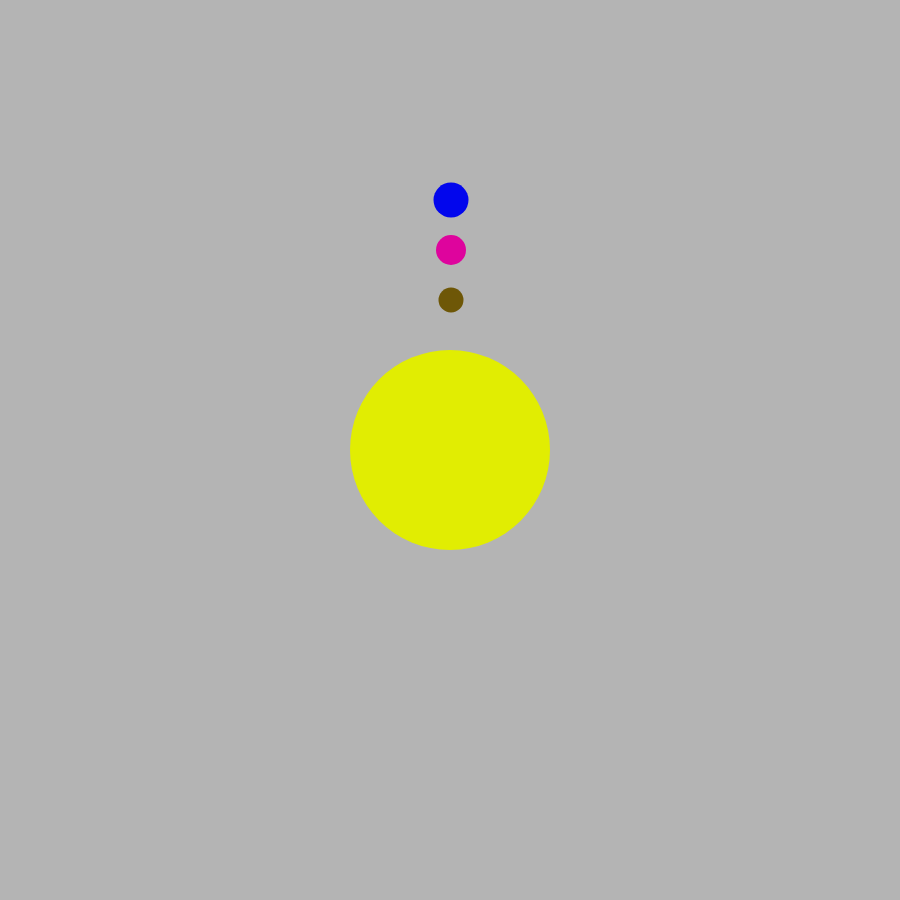
Frame 1 (no input)
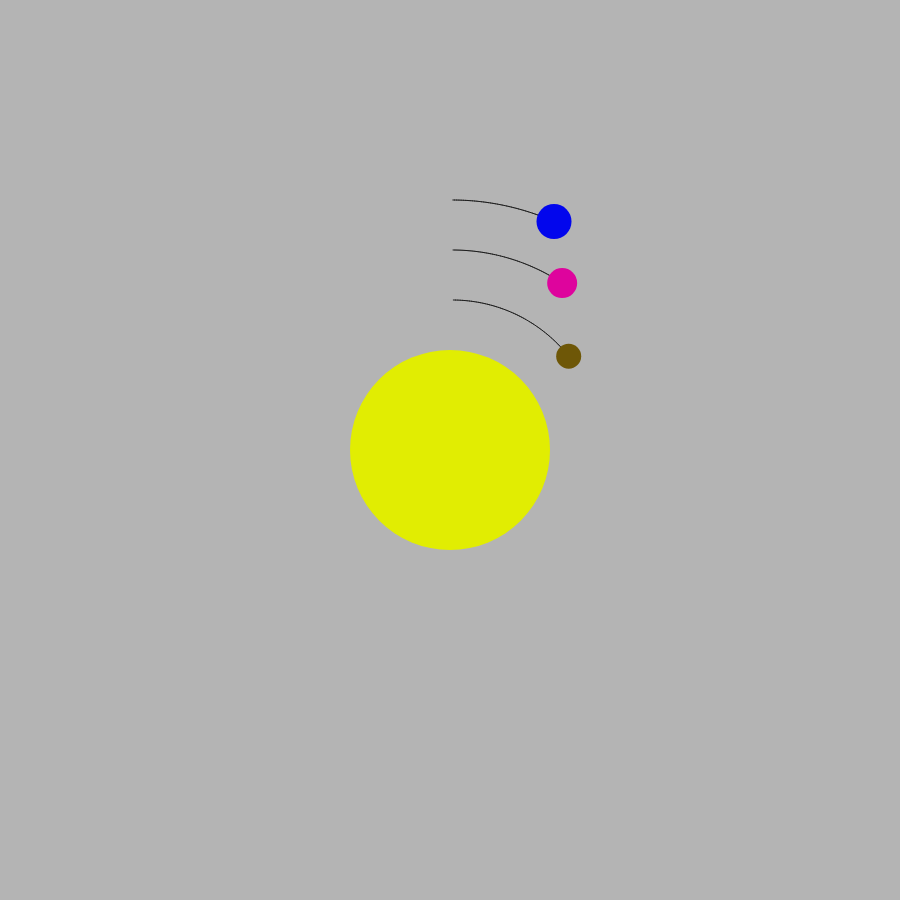
Frame 60 (no input)
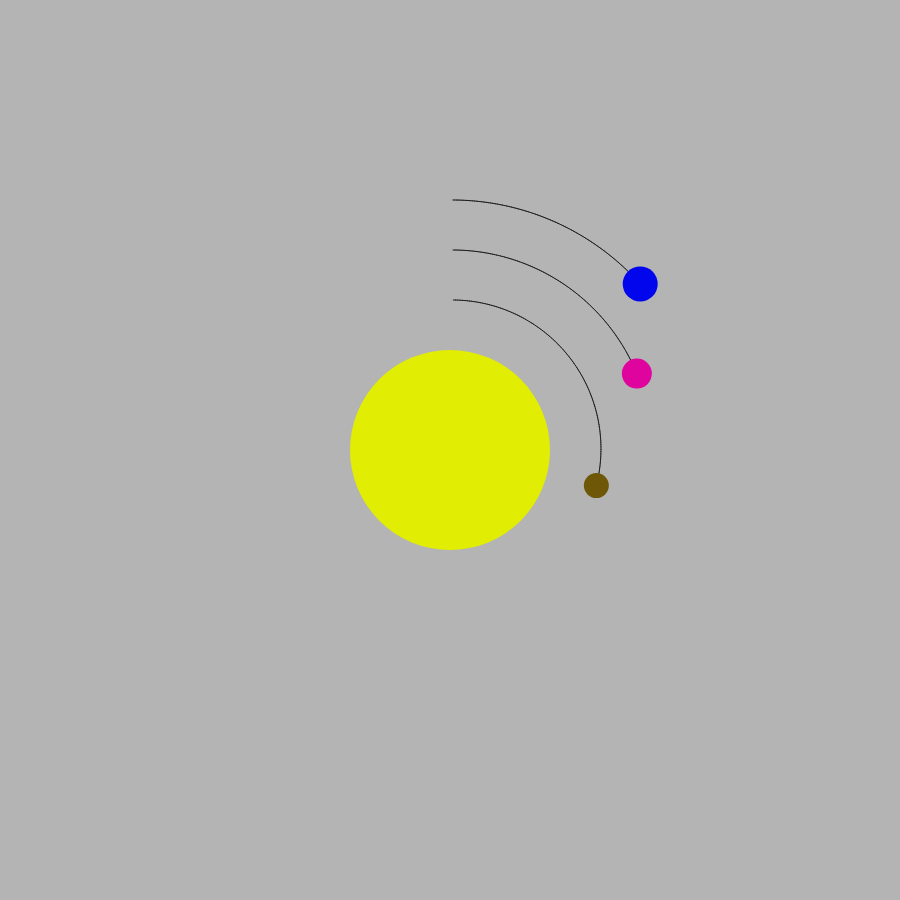
Frame 120 (the mouse pressed at the canvas centre since frame 60)

The p5.js sketch that drew these frames (run headless with seeded random() and noise() and a simulated clock; from frame 60 on, the mouse is pressed at the canvas centre):

// p5.js sketch
// ── sketch.js
let sol
let mercurio 
let venus
let terra
let marte
let jupter
let saturno
let urano
let neturno

let windowW = 900//window.screen.width
let windowH = 900//window.screen.height
let GRAVIDADE = 4

function setup() {
  createCanvas(windowW,windowH)
  sol = new Astro(200, createVector(0, 0), createVector(0, 0))
  mercurio = new Astro(25, createVector(1, -150), createVector(2.3, 0))
  venus = new Astro(30, createVector(1, -200), createVector(2, 0))
  terra = new Astro(35, createVector(1, -250), createVector(1.8, 0))
}

function draw() {
  
  translate(width/2, height/2);
  background(180)

  mercurio.desenhar('#6e5707')
  terra.desenhar('#0206ed')
  venus.desenhar('#de049d')
  
  mercurio.atulizar()
  terra.atulizar()
  venus.atulizar()

  sol.desenhar('#e1ed02')
  sol.gravidade(terra)
  sol.gravidade(mercurio)
  sol.gravidade(venus)
}
// ── Astro.js
class Astro{
  constructor(_massa, _posicao, _velocidade){
    this.massa = _massa
    this.posicao = _posicao
    this.velocidade = _velocidade
    this.raio = this.massa
    this.path = []
  }

  desenhar(cor){
    
    stroke(30)
    for(let i = 0; i < this.path.length -2; i++){
      line(this.path[i].x, this.path[i].y, this.path[i+1].x, this.path[i+1].y)
    }
    noStroke()
    fill(cor)
    ellipse(this.posicao.x, this.posicao.y, this.raio, this.raio)
   
  }

  atulizar(){
    this.posicao.x += this.velocidade.x
    this.posicao.y += this.velocidade.y
    this.path.push(this.posicao.copy())
  }

  aplicarForca(forca){
    this.velocidade.x += forca.x / this.massa
    this.velocidade.y += forca.y / this.massa
  }

  gravidade(planeta){
    let distacia = this.distanciaEntreDoisAstros(this.posicao.x, this.posicao.y, planeta.posicao.x, planeta.posicao.y)
    let f =  {y:0, y:0}
    let multMassas = this.massa*planeta.massa
    let multDistacia = distacia*distacia
    let constGravitacional = GRAVIDADE * multMassas / multDistacia

    let cos = ((this.posicao.x - planeta.posicao.x) / distacia)
    let sen = ((this.posicao.y - planeta.posicao.y) / distacia)

    f.x = constGravitacional * cos
    f.y = constGravitacional * sen
  
    planeta.aplicarForca(f)
    console.log(`Aplicando forca gravitacional: ${constGravitacional}`);
  }

  distanciaEntreDoisAstros(x1, y1, x2, y2){
    var a = x2 - x1;
    var b = y2 - y1;
    var c = Math.sqrt(Math.pow(a, 2) + Math.pow(b, 2));
    return c;
  }
}
